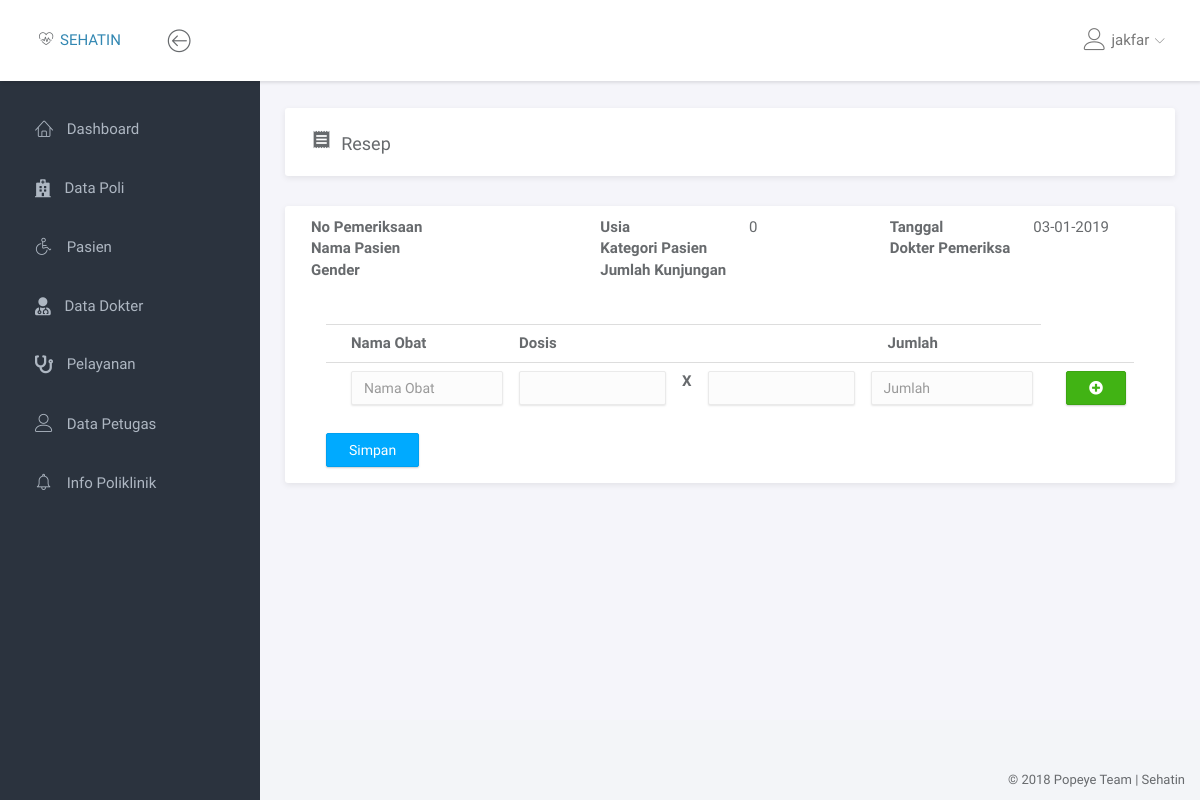
Before: /resep/tambah_resep.php (signed in) with the older database file.
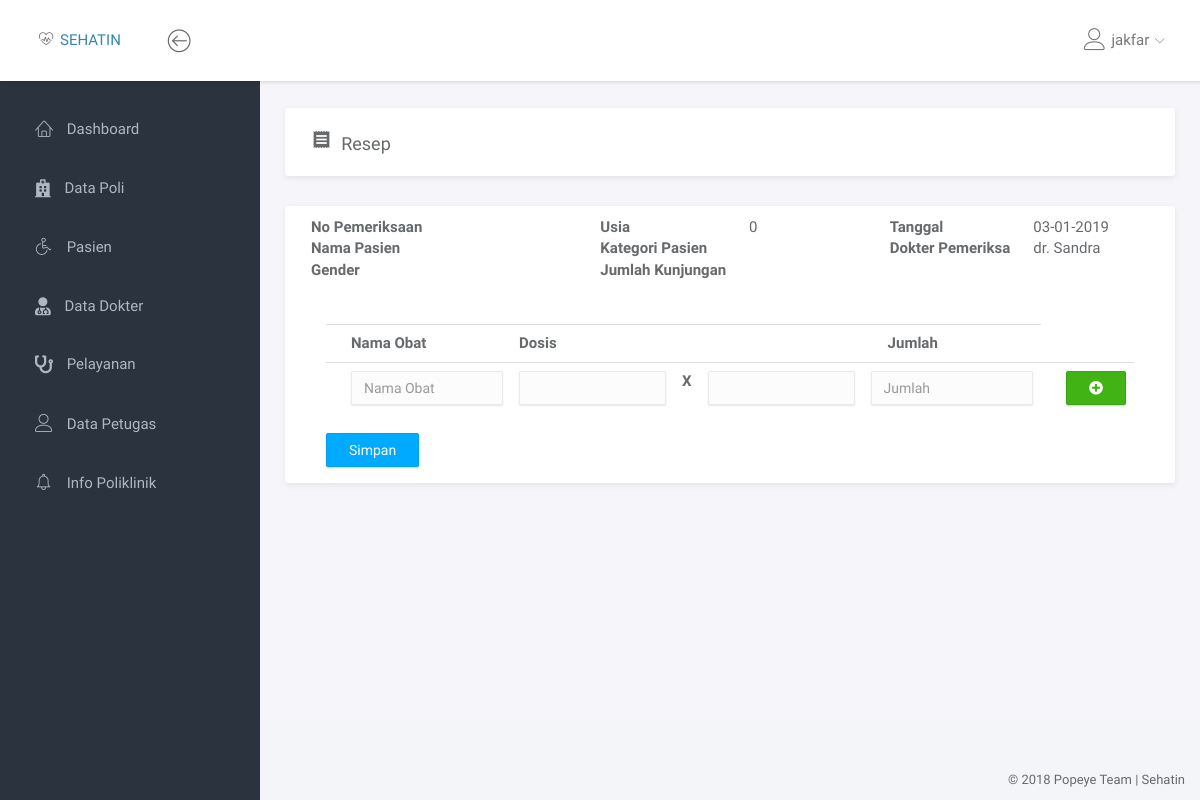
After: the same page with the newer database file.
### tables this page shows
CREATE TABLE `dokter` (
  `id_dokter` tinyint(3) NOT NULL,
  `nm_dokter` varchar(50) NOT NULL,
  `gender` enum('Laki-laki','Perempuan') NOT NULL,
  `alamat` varchar(50) NOT NULL,
  `no_hp` varchar(13) NOT NULL,
  `no_ijin_praktek` varchar(50) NOT NULL,
  `id_poli` tinyint(3) NOT NULL
);

### resep/tambah_resep.php (the view, shortened to what the changed rows need)
<!doctype html>
<html lang="en">
<head>
	<link rel="stylesheet" href="../assets/vendor/bootstrap/css/bootstrap.min.css">
	<link rel="stylesheet" href="../assets/vendor/font-awesome/css/font-awesome.min.css">
	<link rel="stylesheet" href="../assets/vendor/linearicons/style.css">
	<link rel="stylesheet" href="../assets/vendor/chartist/css/chartist-custom.css">
	<link rel="stylesheet" href="../assets/css/main.css">
</head>
<body>
	<div id="wrapper">
		<?php
			include '../dashboard/navbar.php';
			include '../dashboard/left_sidebar.php';
			$qdokter = mysqli_query($con, "SELECT id_dokter, nm_dokter FROM dokter WHERE id_dokter = '$_SESSION[id_user]'");
			$dokter = mysqli_fetch_assoc($qdokter);
		?>
		 <div class="main">
		 	<div class="main-content">
		 		<div class="container-fluid">
		 			<div class="row">
		 				<div class="col-md-12">
		 					<div class="panel">
		 						<div class="panel-body">
                  <div class="row">
                    <div class="col-md-4">
                      <div class="table-responsive">
                        <table>
                          <tr>
                            <th>No Pemeriksaan</th>
                          </tr>
                          <tr>
                            <th>Nama Pasien</th>
                          </tr>
                          <tr>
                            <th>Gender</th>
                          </tr>
                        </table>
                      </div>
                    </div>
                    <div class="col-md-4">
                      <div class="table-responsive">
                        <table>
                          <tr>
                            <th>Usia</th>
                          </tr>
                          <tr>
                            <th>Kategori Pasien</th>
                          </tr>
                          <tr>
                            <th>Jumlah Kunjungan</th>
                          </tr>
                        </table>
                      </div>
                    </div>
                    <div class="col-md-4">
                      <div class="table-responsive">
                        <table>
                          <tr>
                            <th>Tanggal</th>
                          </tr>
                          <tr>
                            <th>Dokter Pemeriksa</th>
                            <td>&ensp;&emsp;</td>
                            <td><?php echo $dokter['nm_dokter']; ?></td>
                          </tr>
                        </table>
                      </div>
                    </div>
                  </div>
                  <br>
                  <br>
                  <div class="col-md-12">
                    <form action="" method="POST" name="add_name" id="add_name">
                      <div class="table-responsive">
                        <table class="table" id="dynamic_field">
													<tr>
														<th>Nama Obat</th>
														<th colspan="3">Dosis</th>
														<th>Jumlah</th>
													</tr>
                        </table>
                      </div>
                    </form>
                  </div>
		 						</div>
		 					</div>
		 				</div>
		 			</div>
		 		</div>
		 	</div>
		 </div>
	</div>
</body>
</html>

Changed rows visible on the page:
added dokter: nm_dokter "dr. Sandra"
